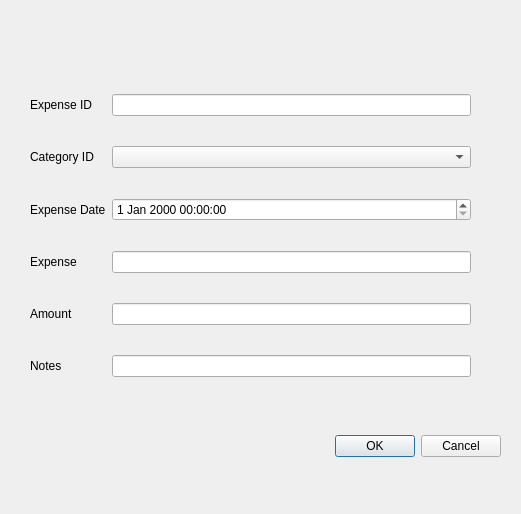
<?xml version="1.0" encoding="UTF-8"?>
<ui version="4.0">
 <class>Dialog</class>
 <widget class="QDialog" name="Dialog">
  <property name="geometry">
   <rect>
    <x>0</x>
    <y>0</y>
    <width>521</width>
    <height>514</height>
   </rect>
  </property>
  <property name="windowTitle">
   <string>Dialog</string>
  </property>
  <widget class="QDialogButtonBox" name="buttonBox">
   <property name="geometry">
    <rect>
     <x>160</x>
     <y>430</y>
     <width>341</width>
     <height>32</height>
    </rect>
   </property>
   <property name="orientation">
    <enum>Qt::Horizontal</enum>
   </property>
   <property name="standardButtons">
    <set>QDialogButtonBox::Cancel|QDialogButtonBox::Ok</set>
   </property>
  </widget>
  <widget class="QWidget" name="gridLayoutWidget">
   <property name="geometry">
    <rect>
     <x>30</x>
     <y>70</y>
     <width>441</width>
     <height>331</height>
    </rect>
   </property>
   <layout class="QGridLayout" name="gridLayout">
    <item row="5" column="1">
     <widget class="QLineEdit" name="txtAmount"/>
    </item>
    <item row="2" column="0">
     <widget class="QLabel" name="lblCategoryID">
      <property name="text">
       <string>Category ID</string>
      </property>
     </widget>
    </item>
    <item row="4" column="1">
     <widget class="QLineEdit" name="txtExpense"/>
    </item>
    <item row="1" column="0">
     <widget class="QLabel" name="lblExpenseID">
      <property name="text">
       <string>Expense ID</string>
      </property>
     </widget>
    </item>
    <item row="4" column="0">
     <widget class="QLabel" name="lblExpense">
      <property name="text">
       <string>Expense</string>
      </property>
     </widget>
    </item>
    <item row="1" column="1">
     <widget class="QLineEdit" name="txtExpenseID"/>
    </item>
    <item row="3" column="0">
     <widget class="QLabel" name="lblExpenseDate">
      <property name="text">
       <string>Expense Date</string>
      </property>
     </widget>
    </item>
    <item row="5" column="0">
     <widget class="QLabel" name="lblAmount">
      <property name="text">
       <string>Amount</string>
      </property>
     </widget>
    </item>
    <item row="6" column="0">
     <widget class="QLabel" name="lblNotes">
      <property name="text">
       <string>Notes</string>
      </property>
     </widget>
    </item>
    <item row="6" column="1">
     <widget class="QLineEdit" name="txtNotes"/>
    </item>
    <item row="2" column="1">
     <widget class="QComboBox" name="cmbCategoryID"/>
    </item>
    <item row="3" column="1">
     <widget class="QDateTimeEdit" name="timeExpenseDate"/>
    </item>
   </layout>
  </widget>
 </widget>
 <resources/>
 <connections>
  <connection>
   <sender>buttonBox</sender>
   <signal>accepted()</signal>
   <receiver>Dialog</receiver>
   <slot>accept()</slot>
   <hints>
    <hint type="sourcelabel">
     <x>248</x>
     <y>254</y>
    </hint>
    <hint type="destinationlabel">
     <x>157</x>
     <y>274</y>
    </hint>
   </hints>
  </connection>
  <connection>
   <sender>buttonBox</sender>
   <signal>rejected()</signal>
   <receiver>Dialog</receiver>
   <slot>reject()</slot>
   <hints>
    <hint type="sourcelabel">
     <x>316</x>
     <y>260</y>
    </hint>
    <hint type="destinationlabel">
     <x>286</x>
     <y>274</y>
    </hint>
   </hints>
  </connection>
 </connections>
</ui>
